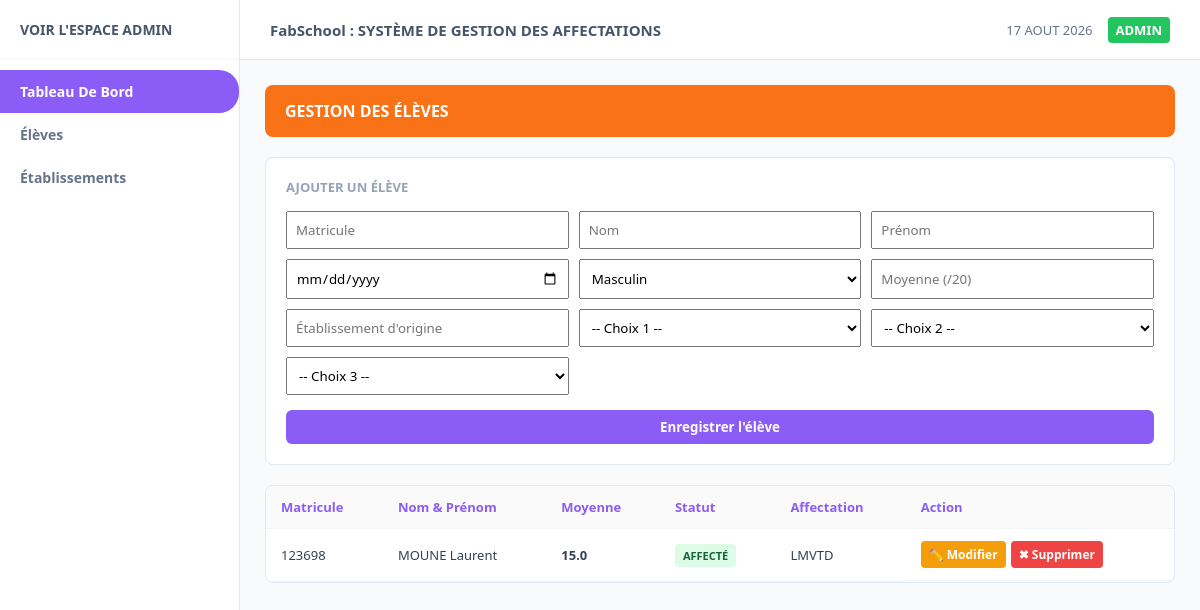
Page /eleves on the earlier database version.
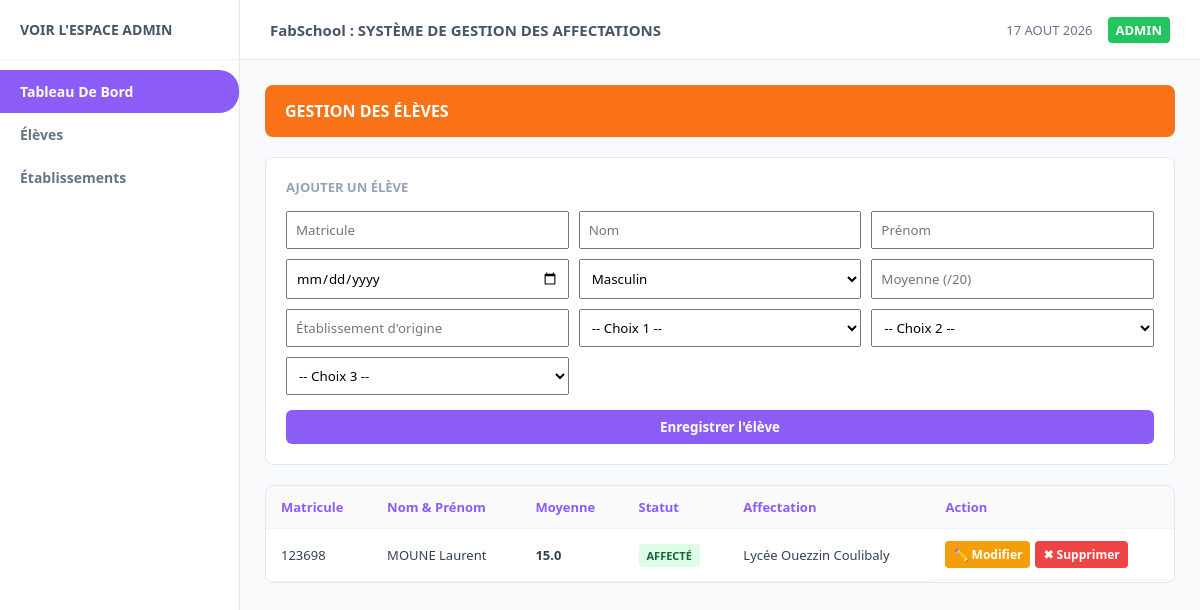
Same page on the later database version.
### tables this page shows
CREATE TABLE eleves (
            matricule TEXT PRIMARY KEY,
            nom TEXT NOT NULL,
            prenom TEXT NOT NULL,
            date_naissance TEXT,
            sexe TEXT,
            moyenne REAL NOT NULL,
            etab_origine TEXT,
            choix TEXT NOT NULL, -- Stocké au format JSON (ex: ["ETAB01", "ETAB02", "ETAB03"])
            statut TEXT DEFAULT 'NON_AFFECTE',
            affectation TEXT
        );

CREATE TABLE etablissements (
            id_etab TEXT PRIMARY KEY,
            nom TEXT NOT NULL,
            type_etab TEXT NOT NULL,
            localite TEXT NOT NULL,
            capacite INTEGER NOT NULL,
            places_restantes INTEGER NOT NULL
        );

### app.py (the view, shortened to what this page needs)
@app.route("/eleves", methods=["GET", "POST"])
def page_eleves():
    eleves = database.obtenir_tous_eleves()
    etablissements = database.obtenir_tous_etablissements()
    etab_dict = {etab['id_etab']: etab['nom'] for etab in etablissements}
    return render_template("eleves.html", eleves=eleves, etablissements=etablissements, etab_dict=etab_dict)

### database.py (called while the page is built)
def get_connection():
    conn = sqlite3.connect(DB_NAME)
    conn.row_factory = sqlite3.Row  # Permet d'accéder aux colonnes par leur nom
    return conn

def obtenir_tous_etablissements():
    conn = get_connection()
    cursor = conn.cursor()
    cursor.execute("SELECT * FROM etablissements ORDER BY nom")
    rows = cursor.fetchall()
    conn.close()
    return [dict(row) for row in rows]

def obtenir_tous_eleves():
    conn = get_connection()
    cursor = conn.cursor()
    cursor.execute("SELECT * FROM eleves ORDER BY moyenne DESC")
    rows = cursor.fetchall()
    conn.close()
    eleves = []
    for row in rows:
        item = dict(row)
        item['choix'] = json.loads(item['choix'])  # Reconvertit le JSON en liste Python
        eleves.append(item)
    return eleves

### templates/eleves.html (shortened to what this page needs)
{% extends 'base.html' %}
{% block content %}
<div class="banner-orange">
    <span>GESTION DES ÉLÈVES</span>
</div>
<div class="card" style="margin-bottom: 20px;">
    <h3>Ajouter un Élève</h3>
    <form action="/eleves" method="POST" style="display: grid; grid-template-columns: repeat(3, 1fr); gap: 10px; margin-top: 15px;">
        <input type="text" name="matricule" placeholder="Matricule" required style="padding: 8px;">
        <input type="text" name="nom" placeholder="Nom" required style="padding: 8px;">
        <input type="text" name="prenom" placeholder="Prénom" required style="padding: 8px;">
        <input type="date" name="date_naissance" style="padding: 8px;">
        <select name="sexe" style="padding: 8px;">
            <option value="M">Masculin</option>
        </select>
        <input type="number" step="0.01" name="moyenne" placeholder="Moyenne (/20)" required style="padding: 8px;">
        <input type="text" name="etab_origine" placeholder="Établissement d'origine" style="padding: 8px;">
        <select name="choix_1" style="padding: 8px;" required>
            <option value="">-- Choix 1 --</option>
        </select>
        <select name="choix_2" style="padding: 8px;">
            <option value="">-- Choix 2 --</option>
        </select>
        <select name="choix_3" style="padding: 8px;">
            <option value="">-- Choix 3 --</option>
        </select>
        <button type="submit" class="btn btn-purple" style="grid-column: span 3; margin-top: 5px;">Enregistrer l'élève</button>
    </form>
</div>
<div class="table-card">
    <table>
        <thead>
            <tr>
                <th>Matricule</th>
                <th>Nom & Prénom</th>
                <th>Moyenne</th>
                <th>Statut</th>
                <th>Affectation</th>
                <th>Action</th>
            </tr>
        </thead>
        <tbody>
            {% for eleve in eleves %}
            <tr>
                <td>{{ eleve.matricule }}</td>
                <td>{{ eleve.nom }} {{ eleve.prenom }}</td>
                <td><strong>{{ eleve.moyenne }}</strong></td>
                <td>
                    {% if eleve.statut == 'AFFECTE' %}
                        <span class="status-tag status-affecte">AFFECTÉ</span>
                    {% else %}
                        <span class="status-tag status-non">NON AFFECTÉ</span>
                    {% endif %}
                </td>
                <td>
                    {% if eleve.affectation %}
                        {{ etab_dict.get(eleve.affectation, eleve.affectation) }}
                    {% else %}
                        -
                    {% endif %}
                </td>
                <td style="display: flex; gap: 5px;">
                    <a href="/eleves/modifier/{{ eleve.matricule }}" style="background:#f59e0b; color:white; padding:5px 8px; border-radius:4px; text-decoration:none; font-size:12px; font-weight:bold;">✏️ Modifier</a>
                    <form action="/eleves/supprimer/{{ eleve.matricule }}" method="POST" style="margin:0;" onsubmit="return confirm('Voulez-vous vraiment supprimer cet élève ?');">
                        <button type="submit" style="background:#ef4444; color:white; border:none; padding:5px 8px; border-radius:4px; cursor:pointer; font-weight:bold; font-size:12px;">✖ Supprimer</button>
                    </form>
                </td>
            </tr>
            {% endfor %}
        </tbody>
    </table>
</div>
{% endblock %}

Differences in the rows shown:
changed eleves "MOUNE": get "LMVTD" → "Lycée Ouezzin Coulibaly"
